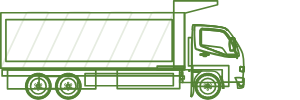
#> input picture scratch/left_veh.png, 300 x 100 px, found by its file name
$ python check_veh_direction.py
#> lines starting #> are read from the running program, lines starting #| are printed output that depends on the picture; after the words box and inside, x2 and y2 are one past the last pixel; in counts of white or black regions, pixels touching at a corner belong together
from PIL import Image
import numpy as np

for side, fn in [('left', 'Transvolt Website V2/scratch/left_veh.png'), ('right', 'Transvolt Website V2/scratch/right_veh.png')]:
    im = Image.open(fn)
#> im is the input picture: PIL image 300x100 RGB; mean R, G, B 221.8, 230.7, 215.8
    arr = np.array(im)
    # print non-white pixels profile horizontally
    mask = (arr[:, :, 0] < 240) | (arr[:, :, 1] < 240) | (arr[:, :, 2] < 240)
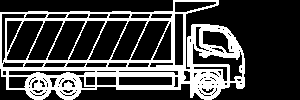
#> mask: shape (100, 300) bool; 27.6% white; 1 white region, box (x1, y1, x2, y2) and area: (0, 0, 245, 100) 8288
    col_counts = mask.sum(axis=0)
#> col_counts = 300 values, max 89 at index 173, min 0 at index 245, mean 27.63
    print(side, 'col counts shape:', col_counts.shape)
#| left col counts shape: (300,)
#> pass 2 of the loop `for side, fn in [('left', 'Transvolt Website V2/scratch/left_veh.png')..`:
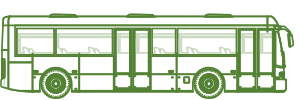
#> input picture scratch/right_veh.png, 300 x 100 px, found by its file name
#> im is the input picture: PIL image 300x100 RGB; mean R, G, B 205.9, 219.2, 197.1
#> `mask = (arr[:, :, 0] < 240) | (arr[:, :, 1] < 240) | (arr[:, :, 2] < 2..`:
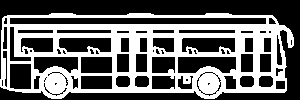
#> mask: shape (100, 300) bool; 40.1% white; 1 white region, box (x1, y1, x2, y2) and area: (0, 13, 294, 99) 12021
#> col_counts = 300 values, max 76 at index 9, min 0 at index 294, mean 40.07
#| right col counts shape: (300,)
